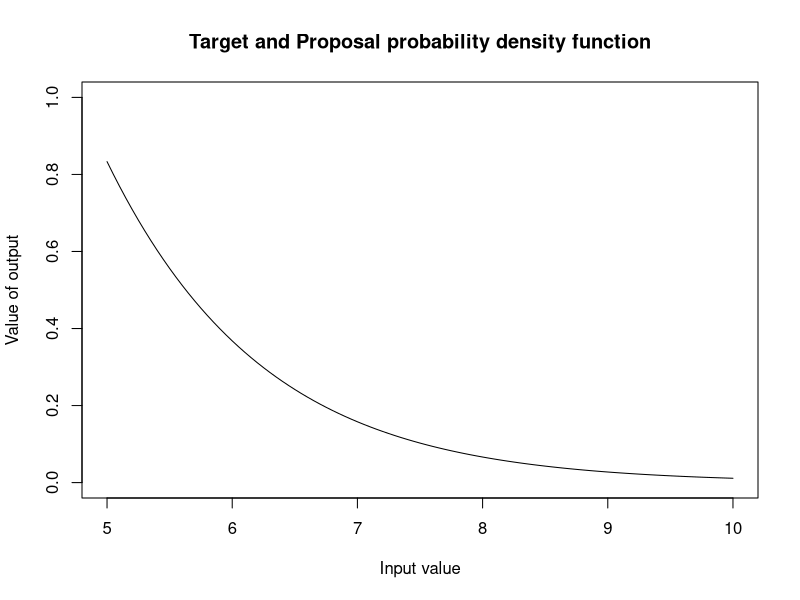
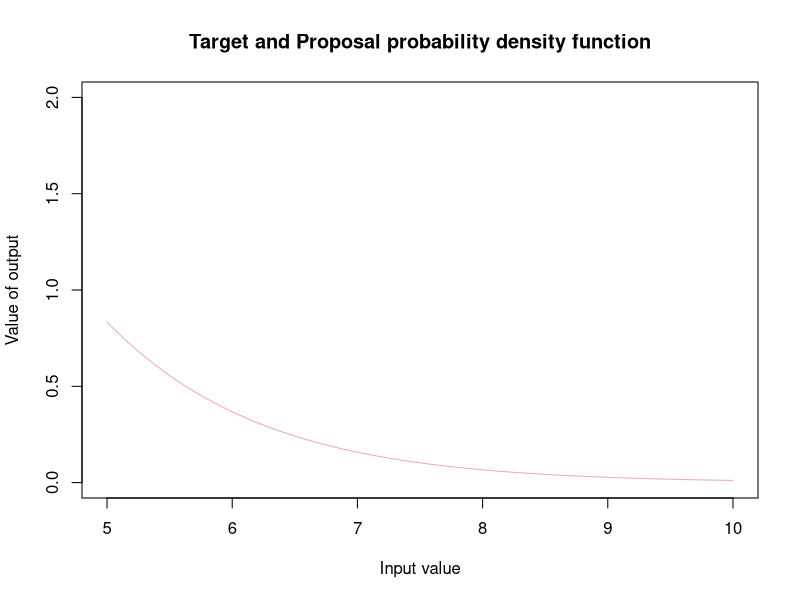

Write the R code that produced these figures, in order. (Note: this script raises an error after producing the figures.)
#-----------------------------------#
#-REJECTION SAMPLING - Gamma(2,1) --#----
#-----------------------------------#
#Defining our target pdf (density function to sample from) --------------------------
target_pdf<-function(x){
  ifelse(x >= 5, (x*exp(-x))/(6*exp(-5)), 0) # to incorporate bounds
}

target_pdf_graphical<-function(x){
   (x*exp(-x))/(6*exp(-5))  # plotting the whole function  
}

#--------------------------------#
#--EXPONENTIAL PROPOSAL----------#----
#-------------------------------#
#Defining proposal pdf number generator(density that we easily sample from to use to accept or reject)--
exp_generator<- function(x){
  y <- rexp(1)     # generate a sample from exponential where lambda = 1
  ifelse(y>=5,y ,0 ) # accept and return value of greater than or equal to 5
}

exp_graphical<- function(x){
  exp(-x) # plotting exponential proposal
}

# Graphing our target  and proposal probability density functions 
M <- ((5*exp(-5))/(6*exp(-5)))/(exp(-5)) # max point of both is x = 5
M_1 <- 1/(6*exp(-5))
# PDF within bounds we consider x within (5,10)
curve(target_pdf(x), from = 5, to = 10, 
      xlab = "Input value",
      ylab = "Value of output",
      main = "Target and Proposal probability density function", col = "black", ylim = c(0,1))

# PDF compared to exp across greater range x within (0,10)
curve(target_pdf_graphical(x), from = 5, to = 10, 
      xlab = "Input value",
      ylab = "Value of output",
      main = "Target and Proposal probability density function", col = "pink2", ylim = c(0,2))

curve( M_2 * exp_graphical(x), from = 5, to = 10,
      xlab = "Input value",
      ylab = "Output value",
      main = "Proposal probability density funtion", add= T ,col = "blue4", lty = 2)
legend("topright", legend = c("Target PDF", "Proposal PDF"), 
       col = c("pink2", "blue4"), lty = c(1, 2))

#Rejection Sampling function -----------------------------------------------------
set.seed(123)
exp_acc_rej<-function(){
  
  set.seed(123)
  n<-5000
  sample_y<-numeric(n)
  number <- 0
  count<-0
  total_sample <-numeric(0)
  
  while(count<n) {
   
    #generated sample from proposal 
    y <- exp_generator()
    #uniform comparison
    u<- runif(1,0,1)
    #number of total generated samples
    number <- number + 1
    total_sample[number] <- y
    acceptance_rate <- round((length(sample_y)/ length(total_sample))*100 , digits = 3)
    
    #accept or reject criteria
    
    if( u <= target_pdf(y)/ (M * exp_graphical(y))){
    count<- count +1
    sample_y[count]<-y
    }
  }
  number_of_samples <- length(total_sample)
  text <- "Acceptance rate:"
  percent <- "%"
  output<-paste(text,acceptance_rate,percent) #combining types to have preferred output 
  list( acceptance_rate = output, samples = sample_y, no_of_samples = number_of_samples ) #list of output from this function
}


list<- exp_acc_rej()   #creating a list of the acceptance rate and valid samples 
samples_gamma <- list$samples #creating a vector of the samples 
ac_rate <- list$acceptance_rate #acceptance rate 
no_samples <-list$no_of_samples  #number of total samples 
# Graphical display of distribution of sample and pdf ------------- -----------
# Using Histogram -------------------------------------------------------------
hist(samples_gamma, freq = FALSE,
     main = "Distribution of generated sample",
     xlab = "Sample values", ylim = c(0,2), xlim =c(5,10))
curve(target_pdf(x), add = TRUE)

# QQplot ----------------------------------------------------------------------
# We will now use a QQplot 
# Quantiles of the sample data 
sample_quantiles <- quantile(samples_gamma, probs = seq(0.1,1,0.01))
theoretical_quantiles <- qgamma(p = seq(0.1,1,0.01), shape =2 , rate =1)

plot(sample_quantiles, theoretical_quantiles, xlim = c(0,20), ylim = c(0,10),
     main = "Theortical vs sample quantiles for exp proposal",
     ylab = "Theortical quantiles",
     xlab = "Sample quantiles")

abline(a= 0, b = 1)

# Conclusion
# We can see that using en exponential(1) is very inefficient as most values are that we generate are 
# Exp(1) is very inefficient - generates many values to get sample size = 5000 
# Mean of exp = 1, mean of gamma = 2 so our QQ-plot shows mean of exp < mean of gamma 
# We can look into being more efficient 

#--------------------------------#
#--CAUCHY PROPOSAL--------------#----
#-------------------------------#
cauchy_generator<- function(x){
  y <- rcauchy(1, 5)
  ifelse(y>=5,y,0)
}

cauchy_graphical<- function(x){
  (1/pi)*(1/(1+(x-5)^2))
}

curve(cauchy_proposal_graph(x), from = 0, to =10)
rcauchy()
#Scaling factor with Cauchy proposal ------------------------------------------
M_cauchy <- ((5*exp(-5))/(6*exp(-5)))/((1/pi)*(1/(1+5^2)))

curve(target_pdf_graphical(x), from = 0, to = 10, 
      xlab = "Input value",
      ylab = "Value of output",
      main = "Target and Proposal probability density function", col = "pink2", ylim = c(0,25))
abline(v = 5)
curve( M_cauchy * cauchy_graphical(x), from = 0, to = 10,
       xlab = "Input value",
       ylab = "Output value",
       main = "Proposal probability density funtion", add= T ,col = "blue4", lty = 2)
legend("topright", legend = c("Target PDF", "Proposal PDF"), 
       col = c("pink2", "blue4"), lty = c(1, 2))

# Rejection sampling function ----------------------------------------------
set.seed(123)
rgamma_2_1_cauchy <- function(n){
  rgamma_samples <- numeric(n) # list to store accepted samples 
  total_samples <- numeric(0)  # store total sample size 
  count <- 1                  #iterate our  while loop
  pos <- 1
  # while loop that runs until we have 5000 accepted samples 
  while (count < n) {
    # random value from a uniform distribution for comparison
    u <- runif(1, 0, 1)
    # value from cauchy distribution 
    x <- cauchy_generator()
    # iterating along the list 
    pos  <- pos + 1
    total_samples[pos] <- x
    
    #number of total generated samples
    pos <- pos + 1
    total_samples[pos] <- x
    acceptance_rate <- round((length(rgamma_samples)/ length(total_samples))*100 , digits = 3)
    
    # now we can use the comparison operator to accept samples if the condition is met
    if ( u <= target_pdf(x)/(M_cauchy * cauchy_graphical(x))){
      count <- count + 1
      rgamma_samples[count] <- x
    }
    
  }
  number_of_samples <- length(total_samples)
  text <- "Acceptance rate:"
  percent <- "%"
  output<-paste(text,acceptance_rate,percent) #combining types to have preferred output 
  list( acceptance_rate = output, samples = rgamma_samples, no_of_samples = number_of_samples ) #list
}

list_cauchy <- rgamma_2_1_cauchy(5000)
gamma_samples_cauchy <- list_cauchy$samples
acc_rate_cauchy <- list_cauchy$acceptance_rate
no_samples_cauchy <- list_cauchy$no_of_samples

hist(gamma_samples_cauchy, freq = F)
curve(target_pdf(x), add = TRUE)

sample_quantiles_cauchy <- quantile(gamma_samples_cauchy, probs = seq(0.1,1,0.01))
theoretical_quantiles_cauchy <- qcauchy(p = seq(0.1,1,0.01),1,1)

plot(sample_quantiles_cauchy, theoretical_quantiles_cauchy)
abline(a= 0, b = 1)

increase_efficiency <- ((no_samples-no_samples_cauchy)/no_samples)*100

# Conclusion
# Although we have. slight improvement in efficiency, the Cauchy is still very wasteful when centered on 5
# That means we always have half of the samples being unuseable fro 5 to - infinity

#--------------------------------#
#--SHIFTED EXPONENTIAL PROPOSAL--#----
#-------------------------------#
# Now let's try a shifted exponential 
# This will be our best bet since a shifted exponential distribution has the same support as Gamma 

# Shifted exp will be centered on 5 
shift_exp_generator<- function(x){
   5 + rexp(1,0.8)     # generate a sample from exponential where lambda = 1 
}

shift_exp_graphical<- function(x){
  0.8*exp(-0.8*(x-5)) # plotting exponential proposal
}

# we still have the max value of both graphs at x = 5
function_exp <- function(x) (((x*exp(-x))/(6*exp(-5)))/(0.8*exp(-0.8*(x-5))))
shift_M <- optimize(function_exp, interval = c(5,10), maximum = T)
scaling_factor <- shift_M$objective

# PDF compared to shifted exp across greater range x within (0,10)
curve(target_pdf_graphical(x), from = 5, to = 10, 
      xlab = "Input value",
      ylab = "Value of output",
      main = "Target and Proposal probability density function", col = "pink2", ylim = c(0,2))
abline(v = 5)

curve( scaling_factor * shift_exp_graphical(x), from = 5, to = 10,
       xlab = "Input value",
       ylab = "Output value",
       main = "Proposal probability density funtion", add= T ,col = "blue4", lty = 2)
legend("topright", legend = c("Target PDF", "Proposal PDF"), 
       col = c("pink2", "blue4"), lty = c(1, 2))

#Rejection Sampling function -----------------------------------------------------
set.seed(123)
shift_exp_acc_rej<-function(){
  
  set.seed(123)
  n<-5000
  sample_y<-numeric(n)
  number <- 0
  count<-0
  total_sample <-numeric(0)
  
  while(count<n) {
    
    #generated sample from proposal 
    y <- shift_exp_generator()
    #uniform comparison
    u<- runif(1,0,1)
    #number of total generated samples
    number <- number + 1
    total_sample[number] <- y
    acceptance_rate <- round((length(sample_y)/ length(total_sample))*100 , digits = 3)
    
    #accept or reject criteria
    
    if( u <= target_pdf(y)/ (scaling_factor*(shift_exp_graphical(y)))){
      count<- count +1
      sample_y[count]<-y
    }
  }
  number_of_samples <- length(total_sample)
  text <- "Acceptance rate:"
  percent <- "%"
  output<-paste(text,acceptance_rate,percent) #combining types to have preferred output 
  list( acceptance_rate = output, samples = sample_y, no_of_samples = number_of_samples ) #list of output from this function
}


shift_list<- shift_exp_acc_rej()   #creating a list of the acceptance rate and valid samples 
shift_samples_gamma <- shift_list$samples #creating a vector of the samples 
shift_ac_rate <- shift_list$acceptance_rate #acceptance rate 
shift_no_samples <-shift_list$no_of_samples  #number of total samples 
# Graphical display of distribution of sample and pdf ------------- -----------
# Using Histogram -------------------------------------------------------------
hist(shift_samples_gamma, freq = FALSE,
     main = "Distribution of generated sample",
     xlab = "Sample values", ylim = c(0,2), xlim =c(5,10),
     breaks = 20)
curve(target_pdf(x), add = TRUE)

# QQplot ----------------------------------------------------------------------
# We will now use a QQplot 
# Quantiles of the sample data 
shift_sample_quantiles <- quantile(shift_samples_gamma, probs = seq(0.01,1,0.01))
shift_theoretical_quantiles <- qgamma(p = seq(0.01,1,0.01), shape =2 , rate =1)

plot(shift_sample_quantiles, shift_theoretical_quantiles, xlim = c(0,20), ylim = c(0,10),
     main = "Theortical vs sample quantiles for exp proposal",
     ylab = "Theortical quantiles",
     xlab = "Sample quantiles")

abline(a= 0, b = 1)
